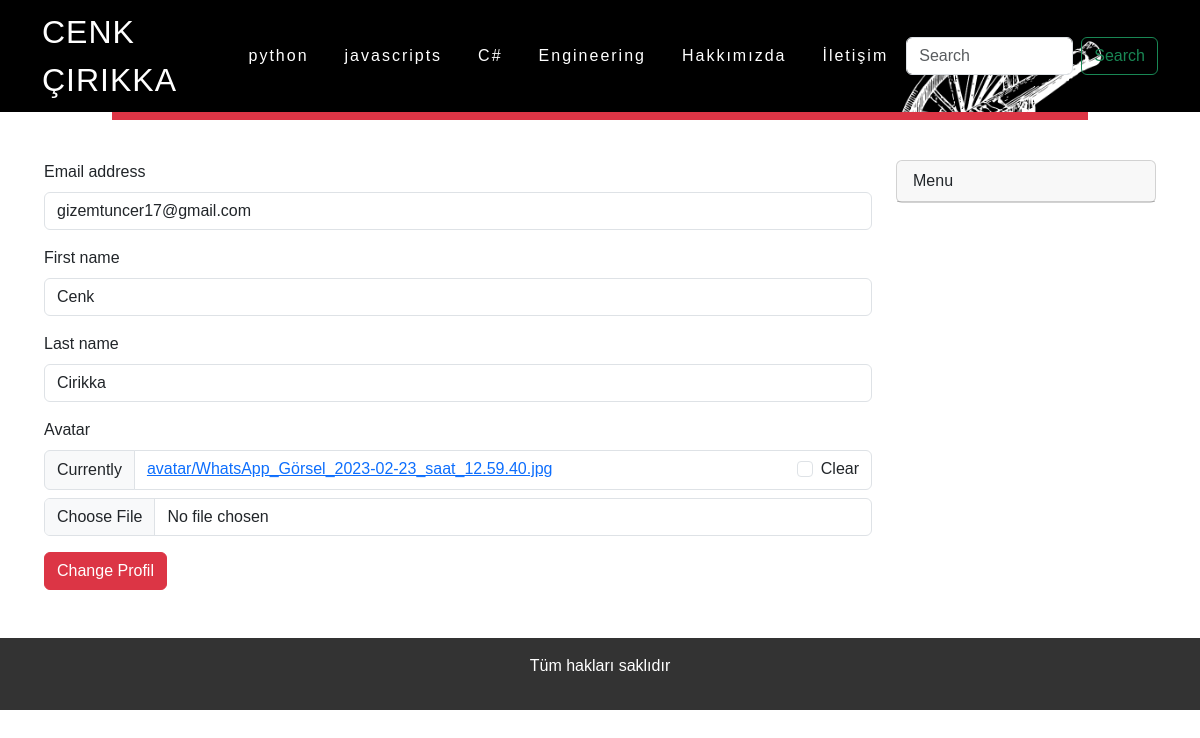
The app's page /account/change-profil (signed in) with its own data.
### blog/models/category.py (models this page shows, shortened)
class categoryModel(models.Model):
    categoryName = models.CharField(max_length=30, blank=False, null=False)
    slug = AutoSlugField(populate_from= 'categoryName', unique=True)
    class Meta:
        db_table = 'category'
        verbose_name = 'Category'
        verbose_name_plural = 'Categories'

### account/models.py (models this page shows, shortened)
class customUserModel(AbstractUser):
    avatar = models.ImageField(upload_to='avatar', blank=True, null=True)
    class Meta:
        db_table = 'user'
        verbose_name = 'user'
        verbose_name_plural = 'users'

### account/views/changeProfil.py (the view)
# urls.py: path('change-profil', changeProfil, name= 'change-profil'),
@login_required(login_url='/')
def changeProfil(request):
    if request.method == 'POST':
        form = changeProfilForm(request.POST, request.FILES, instance = request.user)
        if form.is_valid():
            form.save()
            messages.success(request,'Profil changed')
    else :
        form = changeProfilForm(instance = request.user)
    return render(request , 'pages/changeProfil.html', context ={
        'form':form
    })

### account/forms/changeProfilForm.py
class changeProfilForm(UserChangeForm):
    password = None
    class Meta:
        model= customUserModel
        fields= ('email', 'first_name', 'last_name','avatar')

### blog/templatetags/categoryList.py (called while the page is built)
@register.simple_tag
def categoryList():
    categories = categoryModel.objects.all()
    return categories

### account/templates/pages/changeProfil.html (shortened to what this page needs)
{% extends 'base.html' %}
{% load crispy_forms_tags %}
{% block content %}
    <form method="POST"  enctype="multipart/form-data" >
      {{form|crispy}}
      <input type ="submit" class="btn btn-danger mb-3" value = "Change Profil"/>
    </form>
{% endblock %}

### templates/components/navbar.html (shortened to what this page needs)
{% load categoryList %}
{%load static%}
{% categoryList as categories %}
<div class="container">
<div class="row">
<nav class="navbar navbar-expand-lg bg-dark fixed-top bg-image" style="background-image: url('static/img/background2.png');  background-size: cover;" >
  <div class="container">
    <a class="logo" href="{% url 'home' %}">CENK ÇIRIKKA</a>
    <div class="collapse navbar-collapse justify-content-center " id="navbarNav">
      <ul class="navbar-nav">
        {% for category in categories %}
        <li class="nav-item">
          <a class="nav-link active text-white" aria-current="page" href="{% url 'category' categorySlug=category.slug %}">{{category.categoryName}}</a>
        </li>
        {% endfor %}
        <li class="nav-item">
          <a class="nav-link active text-white" aria-current="page" href="{% url 'about' %}">Hakkımızda</a>
        </li>
        <li class="nav-item">
          <a class="nav-link active text-white" aria-current="page" href="{% url 'contact' %}">İletişim</a>
        </li>
      </ul>
    </div>
    <form action="{% url 'home' %}" class="d-flex" role="search" style="z-index: 500;">
      <input
        name="query"
        class="form-control me-2"
        type="search"
        placeholder="Search"
        aria-label="Search"
      />
      <button class="btn btn-outline-success" type="submit">Search</button>
    </form>
  </div>
</nav>
</div>
<div class="row mt-4 ">
  <div class="container-fluid">
    <div class="col">
      <nav class="navbar navbar-expand-lg bg-danger">
        <ul class="navbar-nav">
          {% for category in categories %}
          <li class="nav-item">
            <a class="nav-link active text-white" aria-current="page" href="{% url 'category' categorySlug=category.slug %}">{{category.categoryName}}</a>
          </li>
          {% endfor %}
          <li class="nav-item">
            <a class="nav-link active text-white" aria-current="page" href="{% url 'about' %}">Hakkımızda</a>
          </li>
          <li class="nav-item">
            <a class="nav-link active text-white" aria-current="page" href="{% url 'contact' %}">İletişim</a>
          </li>
        </ul>
      </nav>
    </div>
  </div>
</div>
</div>

### static/css/custom.css (style rules this page uses)
* { margin: 0; padding: 0; box-sizing: border-box; font-family: 'Poppins', sans-serif; }
header .logo { position: relative; font-weight: 300; color: #fff; text-decoration: none; font-size: 2em; text-transform: uppercase; letter-spacing: 1px; transition: 0.6s; }
header ul { position: relative; display: flex; justify-content: center; justify-content: center; align-items: center; }
header ul li { position:relative; list-style: none; }
header ul li a { position: relative; margin: 0 10px; text-decoration: none; color: #fff; letter-spacing: 2px; font-weight: 500px; transition: 0.6s; }
body { background-color:#fff min-height 200vh; }

### records on screen
categoryModel: categoryName "python"
categoryModel: categoryName "javascripts"
categoryModel: categoryName "C#"
categoryModel: categoryName "Engineering"
customUserModel: email "gizemtuncer17@gmail.com", first_name "Cenk", last_name "Cirikka"
